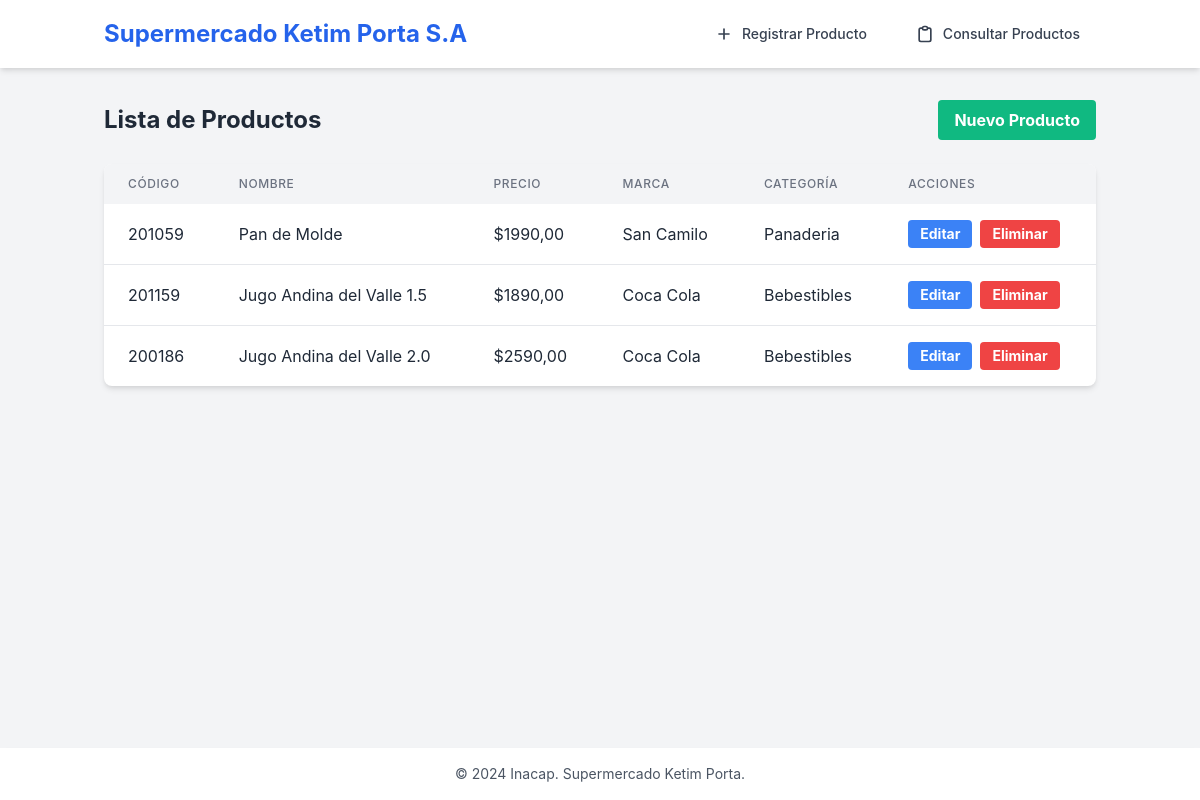
The page /productos/ (signed in) on the database its author committed.
### productos/models.py (models this page shows, shortened)
class Producto(models.Model):
    codigo = models.CharField(max_length=50, unique=True)
    nombre = models.CharField(max_length=100)
    precio = models.DecimalField(max_digits=10, decimal_places=2, default=0.00)
    marca = models.ForeignKey(Marca, on_delete=models.CASCADE)
    categoria = models.ForeignKey(Categoria, on_delete=models.SET_NULL, null=True)
    caracteristicas = models.ManyToManyField(Caracteristica)
    fecha_vencimiento = models.DateField()

class Marca(models.Model):
    nombre = models.CharField(max_length=100, unique=True)
    def __str__(self):
        return self.nombre

class Categoria(models.Model):
    nombre = models.CharField(max_length=100, unique=True)
    def __str__(self):
        return self.nombre

### productos/views.py (the view)
# urls.py: path('productos/', views.lista_productos, name='lista_productos'),
@login_required
def lista_productos(request):
    productos = Producto.objects.all()
    return render(request, 'productos/lista.html', {'productos': productos})

### templates/productos/lista.html (shortened to what this page needs)
{% extends 'base.html' %}
{% block content %}
<div class="container mx-auto px-4 py-8">
    <div class="flex justify-between items-center mb-6">
        <h1 class="text-2xl font-bold">Lista de Productos</h1>
        <a href="{% url 'crear_producto' %}" class="bg-green-500 hover:bg-green-600 text-white font-bold py-2 px-4 rounded">
            Nuevo Producto
        </a>
    </div>
    <div class="bg-white shadow-md rounded-lg overflow-hidden">
        <table class="min-w-full">
            <thead class="bg-gray-100">
                <tr>
                    <th class="px-6 py-3 text-left text-xs font-medium text-gray-500 uppercase tracking-wider">Código</th>
                    <th class="px-6 py-3 text-left text-xs font-medium text-gray-500 uppercase tracking-wider">Nombre</th>
                    <th class="px-6 py-3 text-left text-xs font-medium text-gray-500 uppercase tracking-wider">Precio</th>
                    <th class="px-6 py-3 text-left text-xs font-medium text-gray-500 uppercase tracking-wider">Marca</th>
                    <th class="px-6 py-3 text-left text-xs font-medium text-gray-500 uppercase tracking-wider">Categoría</th>
                    <th class="px-6 py-3 text-left text-xs font-medium text-gray-500 uppercase tracking-wider">Acciones</th>
                </tr>
            </thead>
            <tbody class="divide-y divide-gray-200">
                {% for producto in productos %}
                <tr>
                    <td class="px-6 py-4 whitespace-nowrap">{{ producto.codigo }}</td>
                    <td class="px-6 py-4 whitespace-nowrap">{{ producto.nombre }}</td>
                    <td class="px-6 py-4 whitespace-nowrap">${{ producto.precio }}</td>
                    <td class="px-6 py-4 whitespace-nowrap">{{ producto.marca }}</td>
                    <td class="px-6 py-4 whitespace-nowrap">{{ producto.categoria }}</td>
                    <td class="px-6 py-4 whitespace-nowrap">
                        <div class="flex space-x-2">
                            <a href="{% url 'editar_producto' producto.pk %}"
                               class="bg-blue-500 hover:bg-blue-600 text-white font-bold py-1 px-3 rounded text-sm">
                                Editar
                            </a>
                            <a href="{% url 'eliminar_producto' producto.pk %}"
                               class="bg-red-500 hover:bg-red-600 text-white font-bold py-1 px-3 rounded text-sm">
                                Eliminar
                            </a>
                        </div>
                    </td>
                </tr>
                {% empty %}
                <tr>
                    <td colspan="6" class="px-6 py-4 text-center text-gray-500">
                        No hay productos registrados.
                    </td>
                </tr>
                {% endfor %}
            </tbody>
        </table>
    </div>
</div>
{% endblock %}

### templates/base.html (shortened to what this page needs)
{% load static %}
<!DOCTYPE html>
<html lang="es" class="h-full">
<head>
    <link href="https://cdn.jsdelivr.net/npm/tailwindcss@2.2.19/dist/tailwind.min.css" rel="stylesheet">
    <link rel="stylesheet" href="{% static 'css/styles.css' %}">
</head>
<body class="flex flex-col h-full bg-gray-100 text-gray-800">
    <header class="bg-white shadow-md">
        <div class="container mx-auto px-4 py-4">
            <div class="flex justify-between items-center">
                <h1 class="text-2xl font-bold text-blue-600">Supermercado Ketim Porta S.A</h1>
                <nav class="flex space-x-4">
                    <a href="{% url 'registro_producto' %}" class="flex items-center px-4 py-2 text-sm font-medium text-gray-700 hover:bg-gray-100 rounded-md transition duration-150 ease-in-out">
                        <svg xmlns="http://www.w3.org/2000/svg" class="h-5 w-5 mr-2" fill="none" viewBox="0 0 24 24" stroke="currentColor">
                            <path stroke-linecap="round" stroke-linejoin="round" stroke-width="2" d="M12 6v6m0 0v6m0-6h6m-6 0H6" />
                        </svg>
                        Registrar Producto
                    </a>
                    <a href="{% url 'consulta_productos' %}" class="flex items-center px-4 py-2 text-sm font-medium text-gray-700 hover:bg-gray-100 rounded-md transition duration-150 ease-in-out">
                        Consultar Productos
                    </a>
                </nav>
            </div>
        </div>
    </header>
    <main class="flex-grow">
        {% block content %}
        {% endblock %}
    </main>
    <footer class="bg-white shadow-md">
        <div class="container mx-auto px-4 py-4 text-center">
            <p class="text-sm text-gray-600">&copy; 2024 Inacap. Supermercado Ketim Porta.</p>
        </div>
    </footer>
</body>
</html>

### static/css/styles.css (style rules this page uses)
body { font-family: 'Inter', sans-serif; }
footer { margin-top: auto; }

### rows shown on the page
Producto: codigo "201059", nombre "Pan de Molde", precio "1990,00", marca "San Camilo", categoria "Panaderia"
Producto: codigo "201159", nombre "Jugo Andina del Valle 1.5", precio "1890,00", marca "Coca Cola", categoria "Bebestibles"
Producto: codigo "200186", nombre "Jugo Andina del Valle 2.0", precio "2590,00", marca "Coca Cola", categoria "Bebestibles"
